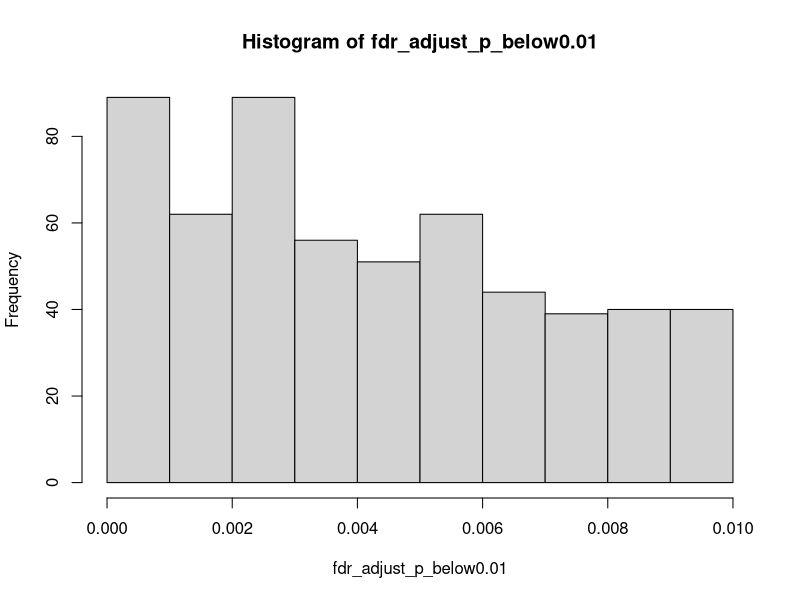
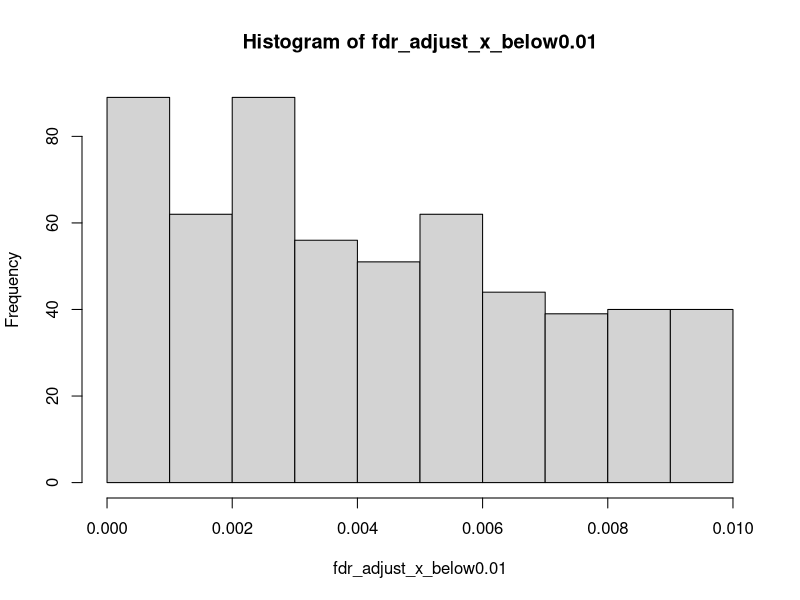

These figures' R source, in order:
# Problem 1

# (1) compare two different normal distributions
p <- NULL
for (i in 1:1000) {
  sample_A = rnorm(n = 5,mean = 10,sd = 3) 
  sample_B = rnorm(n = 5,mean = 30,sd = 9) 
  t_test_results <- t.test(sample_A,sample_B,paired = FALSE, alternative = "two.sided")
  p[i] <- t_test_results$p.value
}

# first rearrange p-values from the smallest to the largest
p = p[order(p)]

# FDR adjust p-values in p vecoter
m = length(p)
fdr_adjust_p = p.adjust(p,method = "fdr",n=m)
# list the first 30 values of p
head(fdr_adjust_p,n=30)


# then only store the smallest p-values that are less than 0.01 into a new vector x
x = p[which(p<0.01)]
# FDR adjust p-values in x using same total m
fdr_adjust_x = p.adjust(x,method = "fdr",n=m)
# list the first 30 values of FDR-adjusted x
head(fdr_adjust_x,n=30)


# list the last 30 values of FDR-adjusted x
N=length(fdr_adjust_x)
fdr_adjust_x[(N-29):N]
# compare those to the FDR adjusted p-values of the same orginal values from ordered p
fdr_adjust_p[(N-29):N]



# if we only look at the p-value distribution histogram of FDR-adjusted p within the range (0, 0.01)
fdr_adjust_p_below0.01 = fdr_adjust_p[which(fdr_adjust_p<0.01)]
length(fdr_adjust_p_below0.01)
hist(fdr_adjust_p_below0.01)

# if we only look at the p-value distribution histogram of FDR-adjusted x within the range (0, 0.01)
# so as to compare with previous histogram: fdr_adjust_p_below0.01
fdr_adjust_x_below0.01 = fdr_adjust_x[which(fdr_adjust_x<0.01)]
length(fdr_adjust_x_below0.01)
hist(fdr_adjust_x_below0.01)


# (2) compare two same normal distributions
p <- NULL
for (i in 1:1000) {
  sample_A = rnorm(n = 5,mean = 10,sd = 3) 
  sample_B = rnorm(n = 5,mean = 10,sd = 3) 
  t_test_results <- t.test(sample_A,sample_B,paired = FALSE, alternative = "two.sided")
  p[i] <- t_test_results$p.value
}

# first rearrange p-values from the smallest to the largest
p = p[order(p)]

# FDR adjust p-values in p vecoter
m = length(p)
fdr_adjust_p = p.adjust(p,method = "fdr",n=m)
# list the first 30 values of FDR-adjusted p
head(fdr_adjust_p,n=30)


# then only store the smallest p-values that are less than 0.1 into a new vector x
x = p[which(p<0.1)]
# FDR adjust p-values in x using same total m
fdr_adjust_x = p.adjust(x,method = "fdr",n=m)
# list the first 30 values of FDR-adjusted x
head(fdr_adjust_x,n=30)


# list the last 30 values of FDR-adjusted x
N=length(fdr_adjust_x)
fdr_adjust_x[(N-29):N]
# compare those to the FDR adjusted p-values of the same orginal values from ordered p
fdr_adjust_p[(N-29):N]